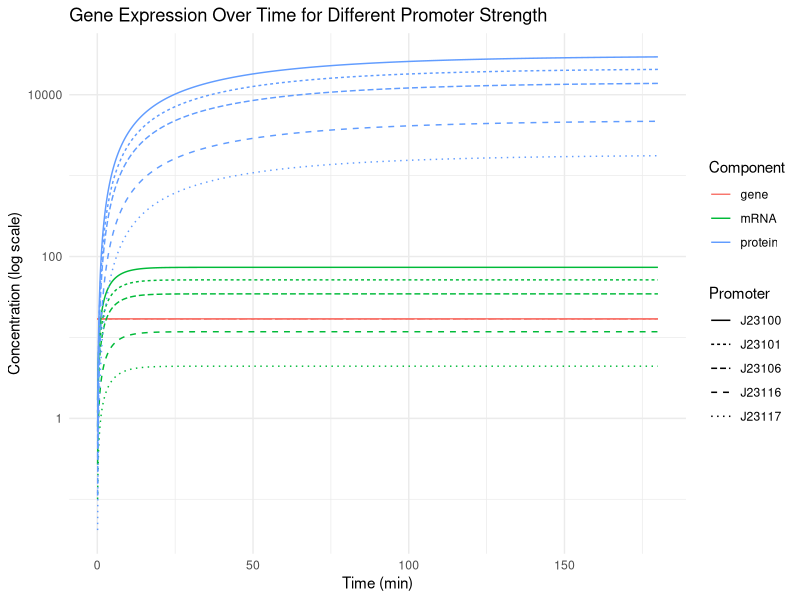

R code for this plot:
library("deSolve")
library("reshape2")
library("ggplot2")

# list of transcription rate (promoter strength) values
# https://2006.igem.org/wiki/index.php/University_of_California_Berkeley_2006
k1_values <- list(
  J23100 = 1.00,
  J23101 = 0.70,
  J23106 = 0.47,
  J23116 = 0.16,
  J23117 = 0.06)

# parameters and states taken from https://youtu.be/K0P1KVk_hDo?si=5K72owA1k8SNi9u7&t=1046
# these will need to be checked
parameters <- c(
  k1 = NA, # initialize, but values will be added from k1_values in the loop
  d1 = log(2)/3,
  k2 = 8.23,
  d2 = 0.02
)

state <- c(gene = 17, mRNA = 0, protein = 0)

# data frame to store all results from the looped ODE output
all_results <- data.frame()


# loop through each promoter strength value
for (name in names(k1_values)) {
  
  # derivative function can't take list, so pull value of k1...
  k1_value <- k1_values[[name]]
  
  # and assign promoter strength value to parameters vector
  parameters["k1"] <- k1_value

  derivative <- function(times, state, parameters) {
    with(as.list(c(state, parameters)), {
      # rate of change
      dGene <- 0
      dmRNA <- k1 * gene - d1 * mRNA
      dProtein <- k2 * mRNA - d2 * protein
      # return the rate of change
      return(list(c(dGene, dmRNA, dProtein)))
    })
  }
  
  # time points in minutes
  times <- seq(0, 180, by = 0.1)
  
  # solve the ODE
  out <- ode(y = state, times = times, func = derivative, parms = parameters)
  
  # convert ODE output to a data frame
  out_df <- as.data.frame(out)
  
  # add column and name to identify the k1 (promoter)
  out_df$k1 <- name
  
  # add the results to our data frame
  all_results <- rbind(all_results, out_df)
}

# melt the data frame for ggplot2
all_results_melt <- melt(all_results, id.vars = c("time", "k1"))

# filter out non-positive values, logarithms of zero or negative numbers are undefined
all_results_melt <- all_results_melt[all_results_melt$value > 0, ]

ggplot(all_results_melt, aes(x = time, y = value, color = variable, linetype = k1)) +
  geom_line() +
  scale_y_log10() +
  labs(title = "Gene Expression Over Time for Different Promoter Strength",
       x = "Time (min)",
       y = "Concentration (log scale)",
       color = "Component",
       linetype = "Promoter") +
  theme_minimal()
